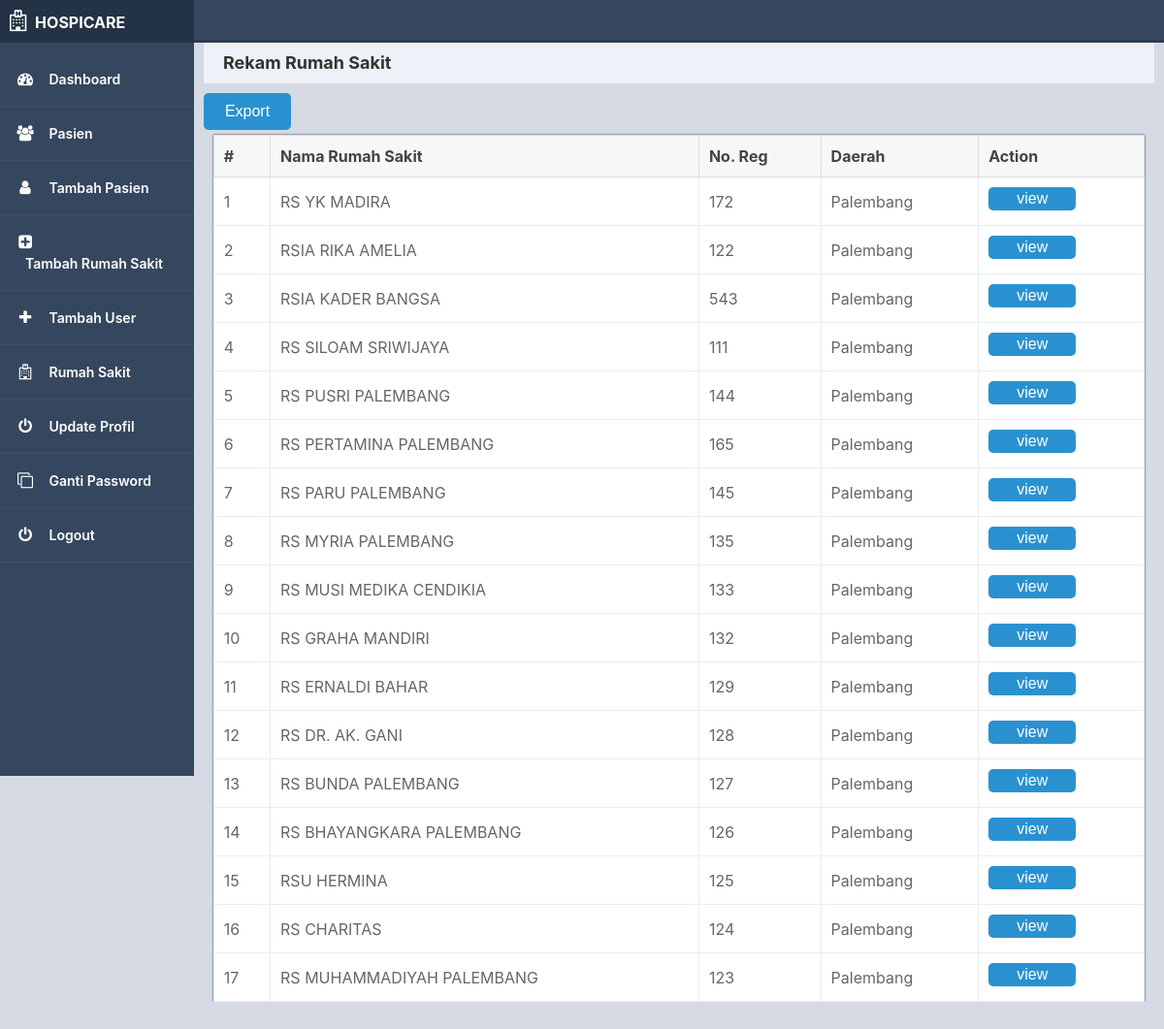
Screenshot of /manage-hospitals.php (signed in) with the database file from the repository.
### tables this page shows
CREATE TABLE `hospitals` (
  `id` bigint(20) UNSIGNED NOT NULL,
  `hospital_name` varchar(255) NOT NULL,
  `reg_number` int(11) NOT NULL,
  `daerah` varchar(255) NOT NULL,
  `created_at` varchar(50) DEFAULT NULL
);

### manage-hospitals.php (the view, shortened to what this page needs)
<?php
    include('includes/dbconnection.php');
    if (strlen($_SESSION['sessionid']==0))
    {
        header('location:logout.php');
    }
    else
    {
        function fetch_hospital()
        {
            global $con,$userid,$hospitalID;
            $sql = "SELECT * FROM hospitals ORDER BY id DESC";
            $res_data = mysqli_query($con,$sql);
            $count = 0;
            while( $row = mysqli_fetch_assoc($res_data))
            {
                $hospitalID = $row['id'];
                $name = $row['hospital_name'];
                $regnumber = $row['reg_number'];
                $daerah = $row['daerah'];
                $count = $count+1;
                ?>
                <tr>
                    <td data-label="Serial"><?php echo $count ?></td>
                    <td data-label="name"><?php echo $name?></td>
                    <td data-label="identification"><?php echo $regnumber?></td>
                    <td data-label="gender"><?php echo $daerah?></td>
                 <td data-label="action"><a href="single-hospital.php?hospital_id=<?php echo $hospitalID ?>"><button style="padding:3px;">view</button></a></td>
                </tr>
                <?php
            }
        }
        ?>
    <?php include 'includes/header.php';?>
        <div class="main-content">
            <div class="title">
                Rekam Rumah Sakit
            </div>
            <div class="main">
                <a href="hospital-pdf.php" class="right"><button>Export</button> </a>
                <table class="table">
                    <thead>
                        <th>#</th>
                        <th>Nama Rumah Sakit</th>
                        <th>No. Reg</th>
                        <th>Daerah</th>
                        <th>Action</th>
                    </thead>
                    <tbody>
                        <?php
                        fetch_hospital();
                        ?>
                    </tbody>
                </table>
            </div>
        </div>
        <?php include_once('includes/footer.php');?>
        <?php
    }
    ?>

### css/main.css (style rules this page uses)
* { box-sizing: border-box; }
body { margin: 0; padding: 0; font-family: 'Source Sans Pro', sans-serif; background-color: #d5dae5; -webkit-font-smoothing: antialiased; -moz-osx-font-smoothing: grayscale; }
.main-content { padding: 40px; margin-top: 0; padding: 10px; padding-top: 44px; height: 100%; overflow: scroll; }
.main-content .title { background-color: #eef1f7; padding: 10px 20px; font-weight: 700; color: #333; font-size: 18px; }
@media screen and (min-width: 600px) { .main-content { margin-left: 70px; } }
@media screen and (min-width: 800px) { .main-content { margin-left: 200px; } }
.main { display: flex; flex-flow: row wrap; overflow: hidden; }
.table { padding: 10px; border-collapse: collapse; width: 98%; margin-left: 1%; margin-left: 1%; padding: 20px; border-radius: 0px; background: #fff; box-shadow: 0 0 2px 0 #253b49; }
.table th { padding: 10px 10px; text-align: left; }
.table thead th { border: 1px solid #ddd; font-size: 16px; color: #000; border: 1px solid #ddd; background: #f7f7f8; border-color: #ddd; color: #444444; }
.table tbody td { border: 1px solid #e9ecf2; font-size: 16px; margin-left: 0px; padding: 10px; }
.table tbody tr td :nth-child(1) { text-align: center!important; }
.table tbody tr td { text-align: left; }

### css/forms.css (style rules this page uses)
div, form, input, select, p { padding: 0; margin: 0; margin-bottom: 10px; width: -webkit-fill-available; outline: none; font-family: -apple-system, BlinkMacSystemFont, "segoe ui", roboto, oxygen, ubuntu, cantarell, "fira sans", "droid sans", "helvetica neue", Arial, sans-serif; color: #666; line-height: 22px; }
.item:hover p, .item:hover i, .question:hover p, .question label:hover, input:hover, a { color: #070808; }
button { width: 90px; padding: 10px; border: none; border-radius: 5px; background: #2a91d1; font-size: 16px; color: #fff; cursor: pointer; margin-bottom: 5px; }

### rows the page displays
hospitals: hospital_name "RS YK MADIRA", reg_number "172", daerah "Palembang"
hospitals: hospital_name "RSIA RIKA AMELIA", reg_number "122", daerah "Palembang"
hospitals: hospital_name "RSIA KADER BANGSA", reg_number "543", daerah "Palembang"
hospitals: hospital_name "RS SILOAM SRIWIJAYA", reg_number "111", daerah "Palembang"
hospitals: hospital_name "RS PUSRI PALEMBANG", reg_number "144", daerah "Palembang"
hospitals: hospital_name "RS PERTAMINA PALEMBANG", reg_number "165", daerah "Palembang"
hospitals: hospital_name "RS PARU PALEMBANG", reg_number "145", daerah "Palembang"
hospitals: hospital_name "RS MYRIA PALEMBANG", reg_number "135", daerah "Palembang"
hospitals: hospital_name "RS MUSI MEDIKA CENDIKIA", reg_number "133", daerah "Palembang"
hospitals: hospital_name "RS GRAHA MANDIRI", reg_number "132", daerah "Palembang"
hospitals: hospital_name "RS ERNALDI BAHAR", reg_number "129", daerah "Palembang"
hospitals: hospital_name "RS DR. AK. GANI", reg_number "128", daerah "Palembang"
hospitals: hospital_name "RS BUNDA PALEMBANG", reg_number "127", daerah "Palembang"
hospitals: hospital_name "RS BHAYANGKARA PALEMBANG", reg_number "126", daerah "Palembang"
hospitals: hospital_name "RSU HERMINA", reg_number "125", daerah "Palembang"
hospitals: hospital_name "RS CHARITAS", reg_number "124", daerah "Palembang"
hospitals: hospital_name "RS MUHAMMADIYAH PALEMBANG", reg_number "123", daerah "Palembang"
